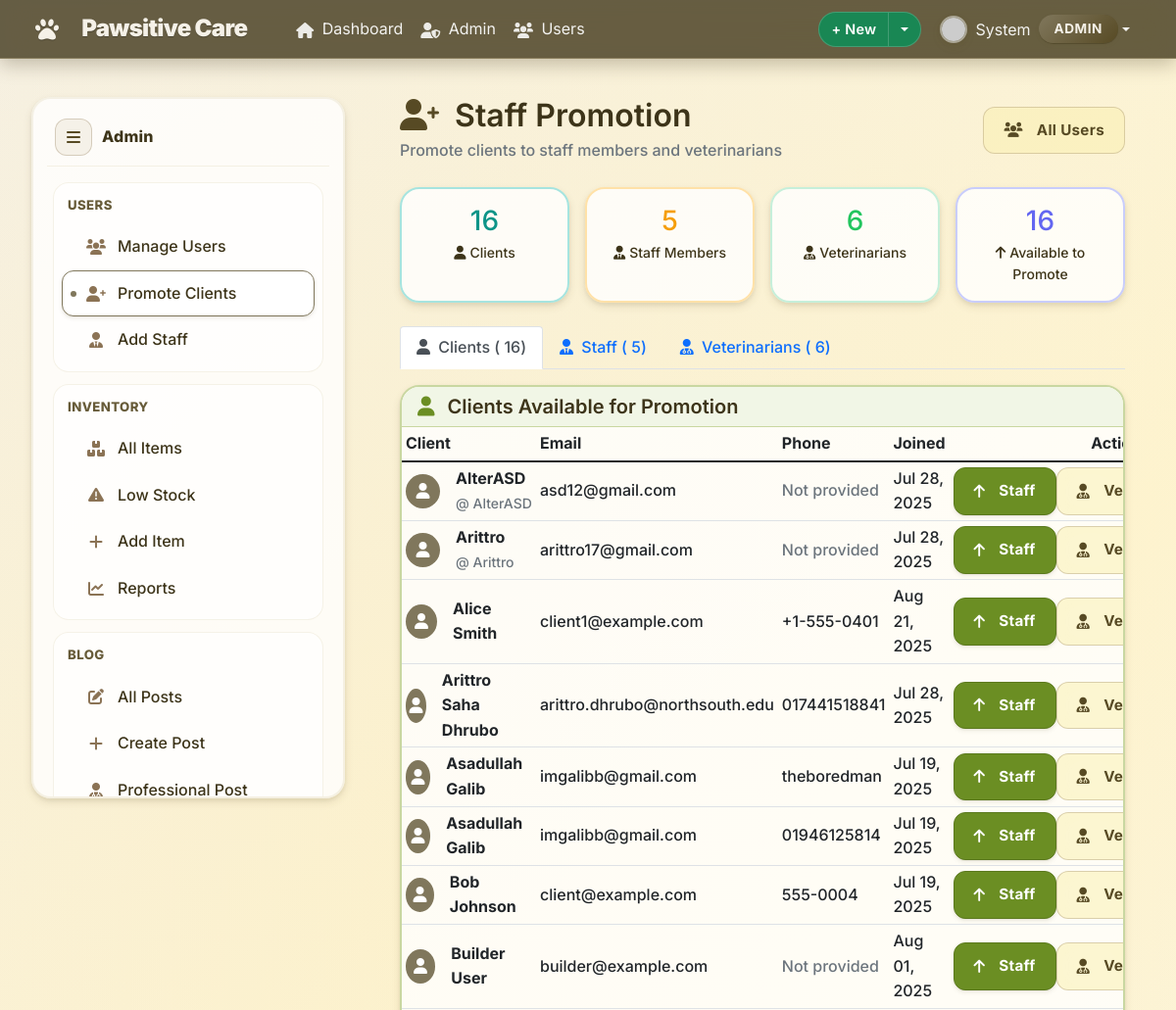
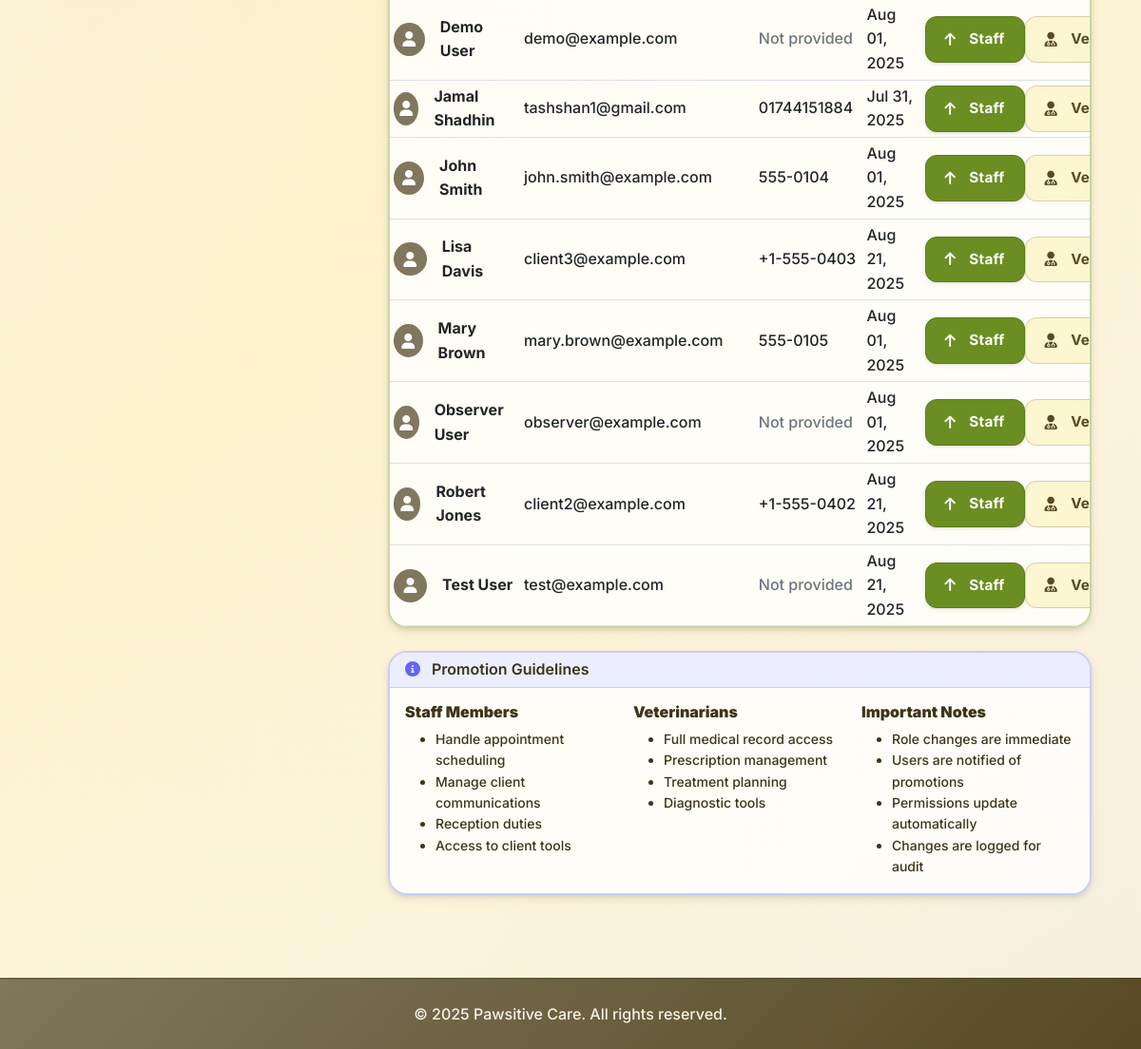
/accounts/promote-clients/ (signed in), run on an earlier commit of the app's database (2 pictures, top to bottom).
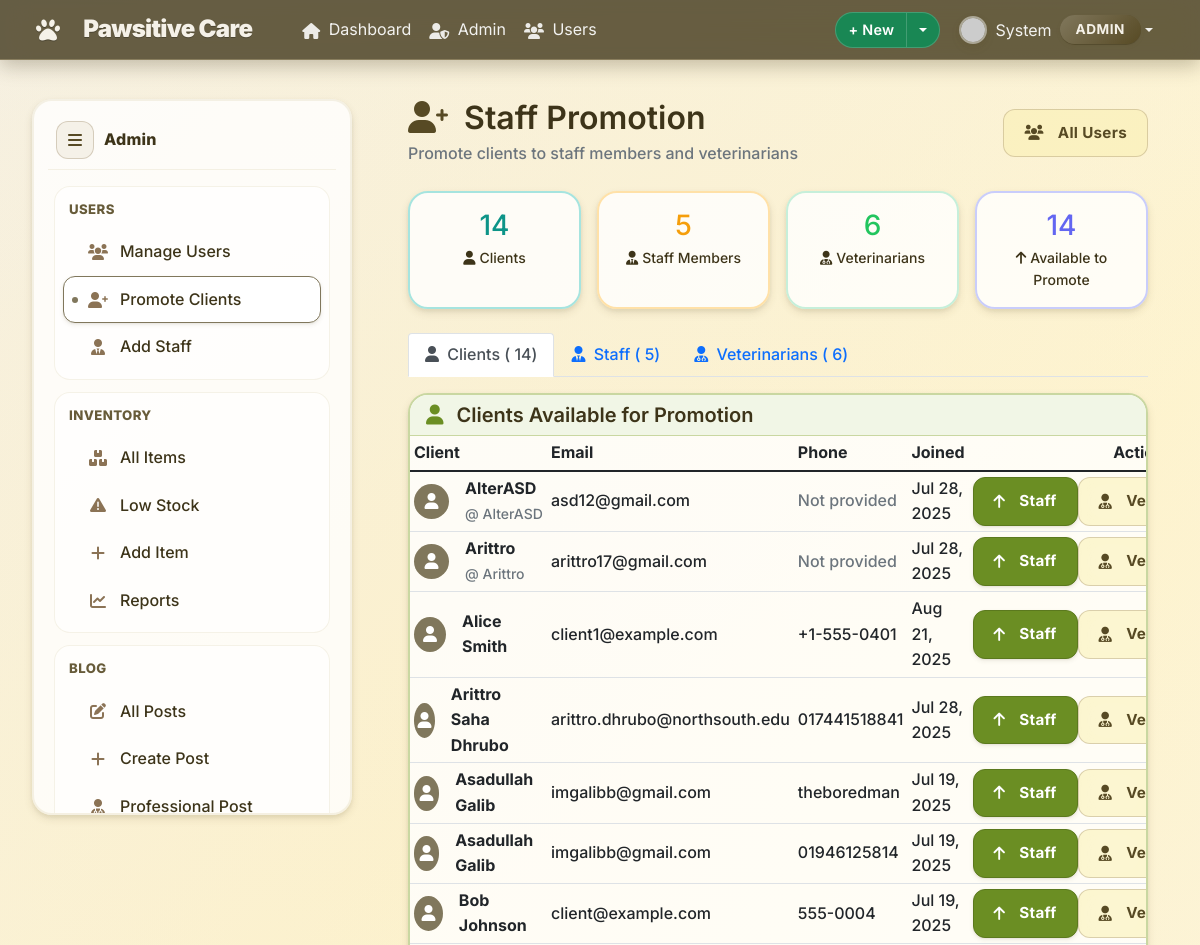
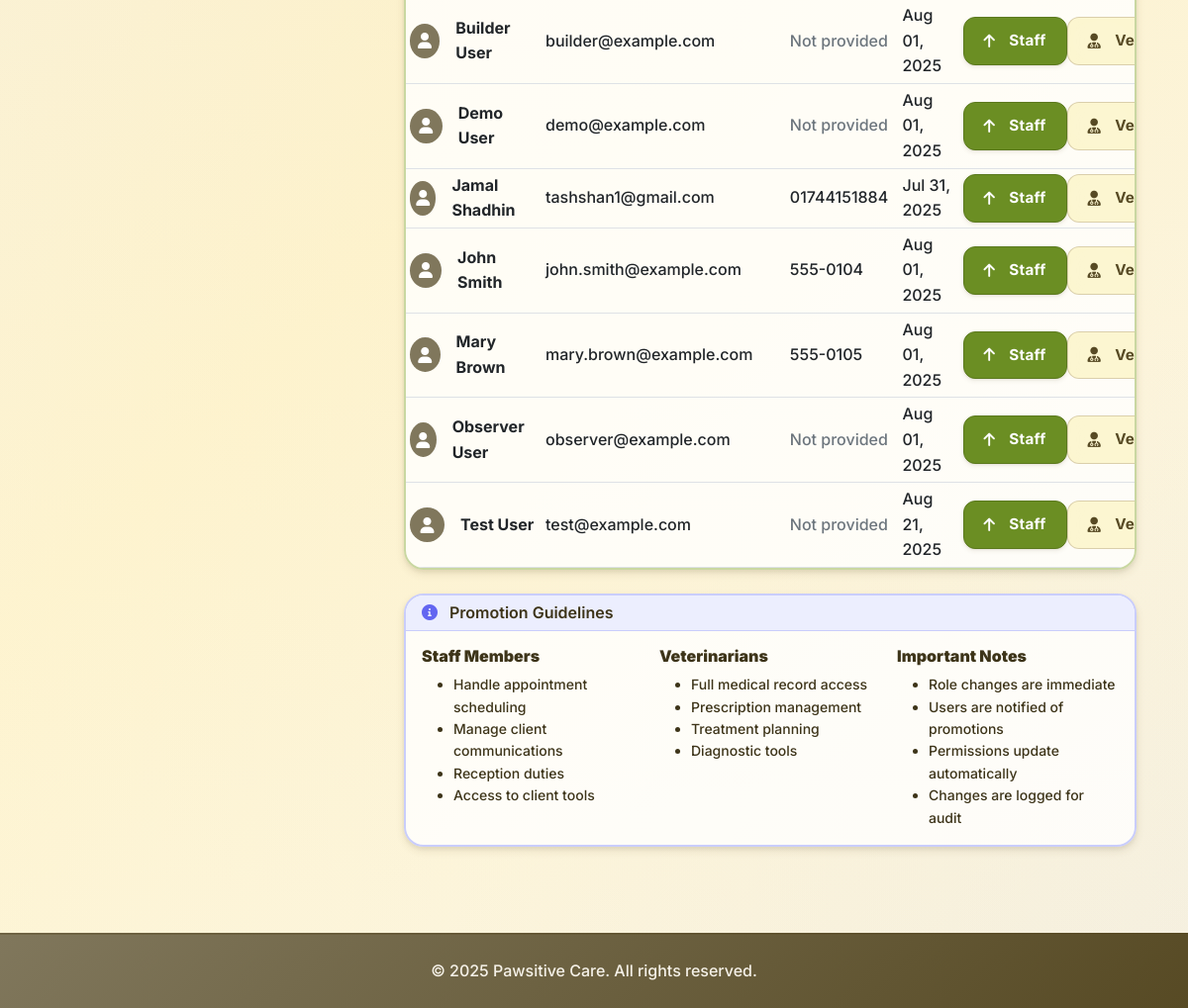
And on a later commit of the database (2 pictures, top to bottom).
### accounts/models.py (models this page shows, shortened)
class CustomUser(AbstractUser):
    ROLE_CHOICES = [
        ('admin', 'Admin'),
        ('vet', 'Veterinarian'),
        ('staff', 'Staff'),
        ('client', 'Client'),
    ]
    phone = models.CharField(max_length=20, blank=False)
    address = models.TextField(blank=False)
    role = models.CharField(max_length=10, choices=ROLE_CHOICES, default='client')
    def is_admin(self):
        return self.role == 'admin'

### accounts/views.py (the view, shortened to what this page needs)
# urls.py: path('promote-clients/', promote_clients, name='promote_clients'),
@admin_required
def promote_clients(request):
    from django.contrib.auth import get_user_model
    from django.http import JsonResponse
    User = get_user_model()
    clients = User.objects.filter(role='client').order_by('first_name', 'last_name', 'username')
    staff_members = User.objects.filter(role='staff').order_by('first_name', 'last_name', 'username')
    vets = User.objects.filter(role='vet').order_by('first_name', 'last_name', 'username')
    stats = {
        'client_count': clients.count(),
        'staff_count': staff_members.count(),
        'vet_count': vets.count(),
        'total_promotable': clients.count(),
    }
    context = {
        'clients': clients,
        'staff_members': staff_members,
        'vets': vets,
        'stats': stats,
    }
    return render(request, 'accounts/promote_clients.html', context)

### accounts/templates/accounts/promote_clients.html (shortened to what this page needs)
{% extends 'accounts/base.html' %}
{% block content %}
<div class="app-shell">
   <aside class="app-sidebar glass" aria-label="Primary">
     <div class="sidebar-header">
       <button class="sidebar-toggle" type="button" aria-label="Collapse sidebar">
         <i class="fas fa-bars"></i>
       </button>
       <span class="sidebar-title">Admin</span>
     </div>
     <nav class="sidebar-nav">
       <div class="sidebar-section">
         <div class="sidebar-section-label">Users</div>
         <a href="{% url 'accounts:user_management' %}" class="sidebar-link {% if request.resolver_match.url_name == 'user_management' %}active{% endif %}">
           <i class="fas fa-users"></i><span>Manage Users</span>
         </a>
         <a href="{% url 'accounts:promote_clients' %}" class="sidebar-link {% if request.resolver_match.url_name == 'promote_clients' %}active{% endif %}">
           <i class="fas fa-user-plus"></i><span>Promote Clients</span>
         </a>
         <a href="#" class="sidebar-link">
           <i class="fas fa-user-tie"></i><span>Add Staff</span>
         </a>
       </div>
       <div class="sidebar-section">
         <div class="sidebar-section-label">Inventory</div>
         <a href="{% url 'inventory:item_list' %}" class="sidebar-link">
           <i class="fas fa-boxes"></i><span>All Items</span>
         </a>
         <a href="{% url 'inventory:item_list' %}?low_stock=1" class="sidebar-link">
           <i class="fas fa-triangle-exclamation"></i><span>Low Stock</span>
         </a>
         <a href="{% url 'inventory:item_create' %}" class="sidebar-link">
           <i class="fas fa-plus"></i><span>Add Item</span>
         </a>
         <a href="{% url 'inventory:reports' %}" class="sidebar-link">
           <i class="fas fa-chart-line"></i><span>Reports</span>
         </a>
       </div>
       <div class="sidebar-section">
         <div class="sidebar-section-label">Blog</div>
         <a href="{% url 'petmedia:blog_list' %}" class="sidebar-link">
           <i class="fas fa-edit"></i><span>All Posts</span>
         </a>
         <a href="{% url 'petmedia:create_post' %}" class="sidebar-link">
           <i class="fas fa-plus"></i><span>Create Post</span>
         </a>
         <a href="{% url 'petmedia:create_professional_post' %}" class="sidebar-link">
           <i class="fas fa-user-md"></i><span>Professional Post</span>
         </a>
       </div>
     </nav>
   </aside>
  <main class="app-main">
    <div class="d-flex justify-content-between align-items-center mb-4">
      <div>
        <h2 class="mb-1"><i class="fas fa-user-plus me-2" style="color:var(--sand-dark)"></i> Staff Promotion</h2>
        <p class="text-muted mb-0">Promote clients to staff members and veterinarians</p>
      </div>
      <div>
        <a href="{% url 'accounts:user_management' %}" class="btn btn-ghost">
          <i class="fas fa-users me-1"></i> All Users
        </a>
      </div>
    </div>
    <div class="row g-3 mb-4">
      <div class="col-md-3">
        <div class="card glass h-100 card-teal text-center">
          <div class="card-body">
            <div class="solid-accent-text h3 mb-1">
              {{ stats.client_count }}
            </div>
            <div class="small"><i class="fas fa-user me-1"></i>Clients</div>
          </div>
        </div>
      </div>
      <div class="col-md-3">
        <div class="card glass h-100 card-amber text-center">
          <div class="card-body">
            <div class="solid-accent-text h3 mb-1">
              {{ stats.staff_count }}
            </div>
            <div class="small"><i class="fas fa-user-tie me-1"></i>Staff Members</div>
          </div>
        </div>
      </div>
      <div class="col-md-3">
        <div class="card glass h-100 card-success text-center">
          <div class="card-body">
            <div class="solid-accent-text h3 mb-1">
              {{ stats.vet_count }}
            </div>
            <div class="small"><i class="fas fa-user-md me-1"></i>Veterinarians</div>
          </div>
        </div>
      </div>
      <div class="col-md-3">
        <div class="card glass h-100 card-indigo text-center">
          <div class="card-body">
            <div class="solid-accent-text h3 mb-1">
              {{ stats.total_promotable }}
            </div>
            <div class="small"><i class="fas fa-arrow-up me-1"></i>Available to Promote</div>
          </div>
        </div>
      </div>
    </div>
    <ul class="nav nav-tabs" id="promotionTabs" role="tablist">
      <li class="nav-item" role="presentation">
        <button class="nav-link active" id="clients-tab" data-bs-toggle="tab" data-bs-target="#clients-pane" type="button" role="tab" aria-controls="clients-pane" aria-selected="true">
          <i class="fas fa-user me-1"></i> Clients (
          {{ stats.client_count }})
        </button>
      </li>
      <li class="nav-item" role="presentation">
        <button class="nav-link" id="staff-tab" data-bs-toggle="tab" data-bs-target="#staff-pane" type="button" role="tab" aria-controls="staff-pane" aria-selected="false">
          <i class="fas fa-user-tie me-1"></i> Staff (
          {{ stats.staff_count }})
        </button>
      </li>
      <li class="nav-item" role="presentation">
        <button class="nav-link" id="vets-tab" data-bs-toggle="tab" data-bs-target="#vets-pane" type="button" role="tab" aria-controls="vets-pane" aria-selected="false">
          <i class="fas fa-user-md me-1"></i> Veterinarians (
          {{ stats.vet_count }})
        </button>
      </li>
    </ul>
    <div class="tab-content" id="promotionTabContent">
      <div class="tab-pane fade show active" id="clients-pane" role="tabpanel" aria-labelledby="clients-tab">
        <div class="card glass card-olive mt-3">
          <div class="card-header soft-accent-bg">
            <h5 class="m-0"><i class="fas fa-user me-2 themed-icon"></i> Clients Available for Promotion</h5>
          </div>
          <div class="card-body p-0">
            {% if clients %}
            <div class="table-responsive">
              <table class="table table-hover table-sm align-middle mb-0">
                <thead>
                  <tr>
                    <th>Client</th>
                    <th>Email</th>
                    <th>Phone</th>
                    <th>Joined</th>
                    <th class="text-end">Actions</th>
                  </tr>
                </thead>
                <tbody>
                  {% for client in clients %}
                  <tr>
                    <td>
                      <div class="d-flex align-items-center">
                        <div class="rounded-circle d-flex align-items-center justify-content-center me-3" style="width: 35px; height: 35px; background: var(--sand-medium);">
                          <i class="fas fa-user text-white"></i>
                        </div>
                        <div>
                          <strong>
                            {{ client.get_full_name|default:client.username }}</strong>
                          {% if not client.get_full_name %}
                          <br><small class="text-muted">@
                            {{ client.username }}</small>
                          {% endif %}
                        </div>
                      </div>
                    </td>
                    <td>
                      {% if client.email %}
                      {{ client.email }}
                      {% else %}
                      <span class="text-muted">Not provided</span>
                      {% endif %}
                    </td>
                    <td>
                      {% if client.phone %}
                      {{ client.phone }}
                      {% else %}
                      <span class="text-muted">Not provided</span>
                      {% endif %}
                    </td>
                    <td>
                      {{ client.date_joined|date:'M d, Y' }}
                    </td>
                    <td class="text-end">
                      <div class="btn-group btn-group-sm">
                        <form method="post" class="d-inline promotion-form">
                          <button type="submit" class="btn btn-accent" title="Promote to Staff">
                            <i class="fas fa-arrow-up me-1"></i> Staff
                          </button>
                        </form>
                        <form method="post" class="d-inline promotion-form">
                          <button type="submit" class="btn btn-ghost" title="Promote to Veterinarian">
                            <i class="fas fa-user-md me-1"></i> Vet
                          </button>
                        </form>
                      </div>
                    </td>
                  </tr>
                  {% endfor %}
                </tbody>
              </table>
            </div>
            {% else %}
            <div class="text-center py-5">
              <i class="fas fa-user fa-3x text-muted mb-3"></i>
              <h5 class="text-muted mb-0">No clients available for promotion</h5>
              <small class="text-muted">All users have been assigned appropriate roles.</small>
            </div>
            {% endif %}
          </div>
        </div>
      </div>
    </div>
    <div class="card glass card-indigo mt-4">
      <div class="card-header soft-accent-bg">
        <h6 class="m-0"><i class="fas fa-info-circle me-2 themed-icon"></i> Promotion Guidelines</h6>
      </div>
      <div class="card-body">
        <div class="row g-3">
          <div class="col-md-4">
            <h6 class="mb-2"><strong>Staff Members</strong></h6>
            <ul class="small mb-0">
              <li>Handle appointment scheduling</li>
              <li>Manage client communications</li>
              <li>Reception duties</li>
              <li>Access to client tools</li>
            </ul>
          </div>
          <div class="col-md-4">
            <h6 class="mb-2"><strong>Veterinarians</strong></h6>
            <ul class="small mb-0">
              <li>Full medical record access</li>
              <li>Prescription management</li>
              <li>Treatment planning</li>
              <li>Diagnostic tools</li>
            </ul>
          </div>
          <div class="col-md-4">
            <h6 class="mb-2"><strong>Important Notes</strong></h6>
            <ul class="small mb-0">
              <li>Role changes are immediate</li>
              <li>Users are notified of promotions</li>
              <li>Permissions update automatically</li>
              <li>Changes are logged for audit</li>
            </ul>
          </div>
        </div>
      </div>
    </div>
  </main>
</div>
{% endblock %}

### accounts/templates/accounts/base.html (shortened to what this page needs)
<!DOCTYPE html>
<html lang="en">
<head>
  <link href="https://cdn.jsdelivr.net/npm/bootstrap@5.1.3/dist/css/bootstrap.min.css" rel="stylesheet">
  <link href="https://cdnjs.cloudflare.com/ajax/libs/font-awesome/6.0.0/css/all.min.css" rel="stylesheet">
  {% load static %}
  <link rel="stylesheet" href="{% static 'style.css' %}">
</head>
<body>
  <nav class="navbar navbar-expand-lg navbar-dark app-navbar">
    <div class="container nav-inner">
      <a class="navbar-brand d-flex align-items-center" href="{% url 'accounts:client_dashboard' %}">
        <i class="fas fa-paw me-2"></i><span>Pawsitive Care</span>
      </a>
      <div class="collapse navbar-collapse" id="navbarNav">
        <ul class="navbar-nav me-2">
          {% if user.is_authenticated %}
          <li class="nav-item">
            <a class="nav-link {% if request.resolver_match.url_name == 'client_dashboard' %}active{% endif %}" href="{% url 'accounts:client_dashboard' %}">
              <i class="fas fa-home me-1"></i> Dashboard
            </a>
          </li>
          {% if user.is_admin %}
          <li class="nav-item">
            <a class="nav-link {% if request.resolver_match.url_name == 'admin_dashboard' %}active{% endif %}" href="{% url 'accounts:admin_dashboard' %}">
              <i class="fas fa-user-shield me-1"></i> Admin
            </a>
          </li>
          <li class="nav-item">
            <a class="nav-link {% if request.resolver_match.url_name == 'user_management' %}active{% endif %}" href="{% url 'accounts:user_management' %}">
              <i class="fas fa-users me-1"></i> Users
            </a>
          </li>
          {% elif user.is_vet %}
          <li class="nav-item">
            <a class="nav-link {% if request.resolver_match.url_name == 'vet_dashboard' %}active{% endif %}" href="{% url 'accounts:vet_dashboard' %}">
              <i class="fas fa-stethoscope me-1"></i> Vet Panel
            </a>
          </li>
          {% elif user.is_staff_member %}
          <li class="nav-item">
            <a class="nav-link {% if request.resolver_match.url_name == 'staff_dashboard' %}active{% endif %}" href="{% url 'accounts:staff_dashboard' %}">
              <i class="fas fa-user-tie me-1"></i> Staff Panel
            </a>
          </li>
          {% endif %}
          {% endif %}
        </ul>
        <div class="d-flex align-items-center gap-2 ms-auto">
          {% if user.is_authenticated %}
          <div class="btn-group">
            <button class="btn btn-success btn-sm" type="button">+ New</button>
            <button class="btn btn-success btn-sm dropdown-toggle dropdown-toggle-split" type="button" data-bs-toggle="dropdown" aria-expanded="false" aria-label="Toggle quick create"></button>
          </div>
          <div class="dropdown">
            <a class="nav-link dropdown-toggle d-flex align-items-center" href="#" id="navbarDropdown" role="button" data-bs-toggle="dropdown" aria-expanded="false">
              <img class="avatar me-2" src="https://api.dicebear.com/7.x/identicon/svg?seed={{ user.username }}" alt="Avatar">
              <span class="me-2">
                {{ user.first_name|default:user.username }}</span>
              <span class="badge badge-secondary role-badge">
                {{ user.get_role_display }}</span>
            </a>
          </div>
          {% endif %}
        </div>
      </div>
    </div>
  </nav>
  <main class="page-main my-4">
    {% block content %}{% endblock %}
  </main>
  <footer class="mt-5 py-4">
    <div class="container text-center">
      <p class="mb-0">&copy; {% now "Y" %} Pawsitive Care. All rights reserved.</p>
    </div>
  </footer>
</body>
</html>

What changed in the data, as far as the page shows it:
removed CustomUser: get_full_name "Lisa Davis", email "client3@example.com", phone "+1-555-0403", date_joined "Aug 21, 2025"
removed CustomUser: get_full_name "Robert Jones", email "client2@example.com", phone "+1-555-0402", date_joined "Aug 21, 2025"
Also different on the page:
{{ stats.client_count }}: "16" → "14"
{{ stats.total_promotable }}: "16" → "14"
